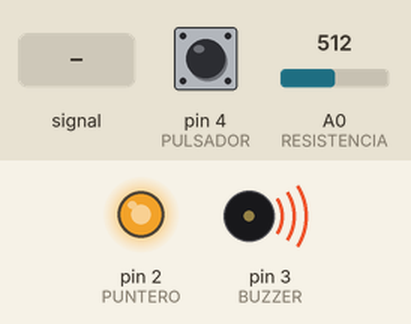
A sketch run on a simulated Arduino Uno, built with avr-gcc and run on an emulated ATmega328P. Parts: output pins drawn as LEDs (lit = HIGH), buzzer (waves = sounding). Inputs (shaded band) come from the test bench; at power-on: pin 4 (PULSADOR) HIGH, A0 (RESISTENCIA) = 512. Pins used as bus, display or sensor lines are not drawn.

Above: at 1.2 s.
1.3 s: pin 4 (PULSADOR) pulled LOW for 0.15 s
At 1.42 s:
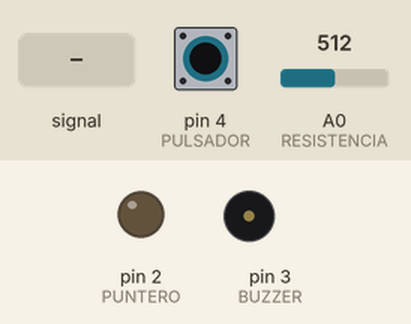
2.9 s: A0 (RESISTENCIA) set to 110
4.4 s: A0 (RESISTENCIA) set to 88
At 5.0 s:
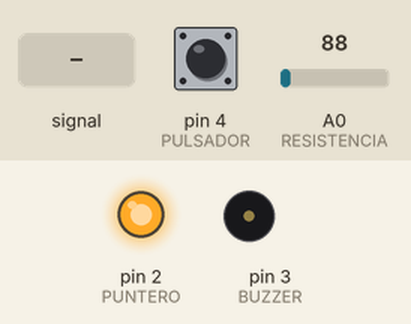
5.9 s: A0 (RESISTENCIA) fed a 200 Hz sine of ±81 counts around its level
At 6.5 s:
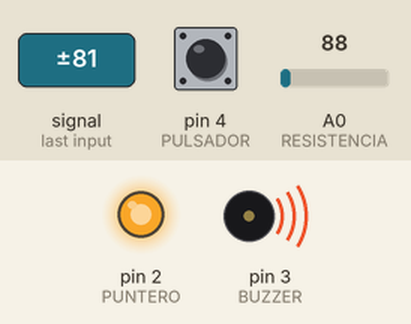
7.4 s: pin 4 (PULSADOR) pulled LOW for 1 s
At 8.2 s:
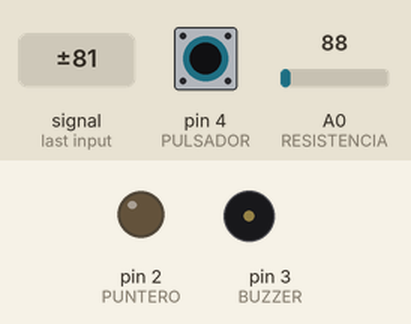
Timing chart, 0 to 10.4 s (numbered marks = the images above; inputs shaded):
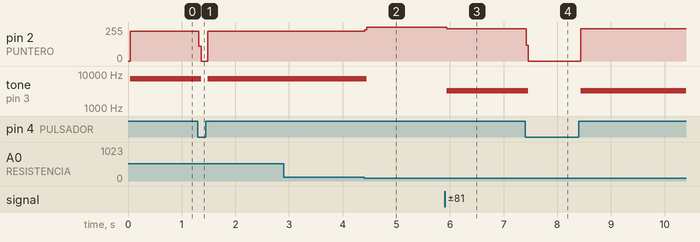

Measured:
- the behaviour switches between 100 and 99 on A0 (RESISTENCIA) (found by bisection; images 1 and 2)
- after the input at 1.3 s, pin 2 (PUNTERO): 225/255 → 0/255 at once, → 225/255 0.17 s later; tone on pin 3 (BUZZER): 7223 Hz → silent after 0.06 s, → 7214 Hz 0.13 s later
- after the input at 2.9 s, every drawn part: stays the same
- after the input at 4.4 s, pin 2 (PUNTERO): 225/255 → 255/255 at once; tone on pin 3 (BUZZER): 7214 Hz → silent after 0.05 s
- after the input at 5.9 s, pin 2 (PUNTERO): 255/255 → 241/255 at once; tone on pin 3 (BUZZER): silent → 3227 Hz at once
- after the input at 7.4 s, pin 2 (PUNTERO): 241/255 → 0/255 at once, → 241/255 1.0 s later; tone on pin 3 (BUZZER): 3227 Hz → silent after 0.06 s, → 3258 Hz 0.98 s later

The sketch:

alarma.ino
```cpp
int BUZZER = 3;
int PUNTERO = 2;
int RESISTENCIA = A0;
int PULSADOR = 4;

int valor=0;

void setup() {
  pinMode(PULSADOR, INPUT);
  pinMode(PUNTERO, OUTPUT);
  pinMode(BUZZER, INPUT);
  Serial.begin(9600);
  digitalWrite(PUNTERO, HIGH);
  analogWrite(BUZZER,0);
}

void loop() {
  do{
    valor = analogRead(RESISTENCIA);
  }while(valor<100);
  digitalWrite(PUNTERO, LOW);
  analogWrite(BUZZER,255);
  while(digitalRead(PULSADOR)==0);
  digitalWrite(PUNTERO, HIGH);
  analogWrite(BUZZER,0);
}
```
